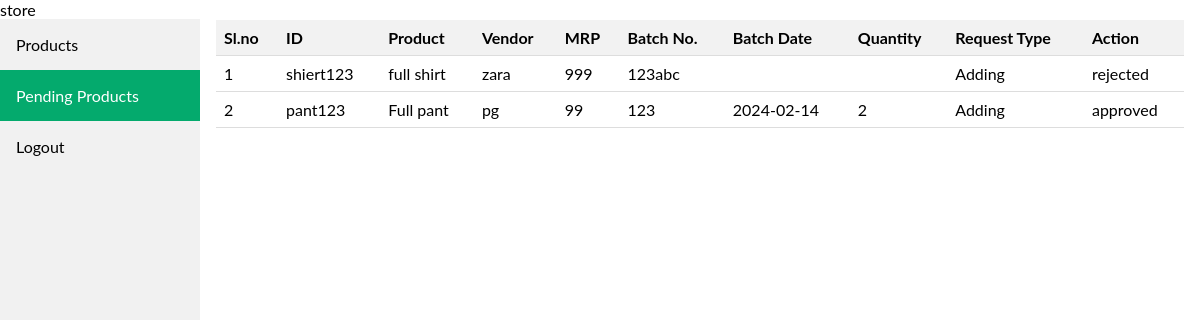
/pending (signed in), run on the app's committed database.
### apps/models.py (models this page shows, shortened)
class Role(models.Model):
    name = models.CharField(max_length=50)

class RequestRecord(models.Model):
    requested_user=models.ForeignKey(User, on_delete=models.CASCADE)
    payload=models.CharField(max_length=255)
    request_status=models.CharField(blank=True,max_length=10, choices=(('approved', 'Approved'),('pending','Pending'),('reject','Reject')))
    action=models.CharField(blank=True,max_length=10, choices=(('edit', 'Edit'),('delete','Delete'),('add','Add')))

### apps/views.py (the view)
# urls.py: path('pending',views.PendingProducts,name='pending'),
def PendingProducts(request):
    try:
        if request.user.userprofile.roles.filter(Q(name='store') | Q(name='dprt')).exists():
            requestedData=RequestRecord.objects.all().order_by('-id')
            payloadData = [{'id':data.id,'product': json.loads(data.payload), 'action': data.action, 'status': data.request_status} for data in requestedData]
            context={
                'product': payloadData
            }
            return render(request,'pending.html',context=context)
        else:
            return HttpResponse("You don't have permission to perform this action.")
    except Exception as e:
        print(e)
        messages.error(request, "Server Error!")
        return redirect("pending")

### templates/pending.html (shortened to what this page needs)
{% extends 'index.html' %}
{% load static%}
{% block content %}
<!DOCTYPE html>
<html lang="en">
<head>
  <link href="{% static 'pending.css' %}" rel="stylesheet">
</head>
<body>
  {% for role in request.user.userprofile.roles.all %}
  <div>
    <table>
      <thead>
        <tr>
          <th>Sl.no</th>
          <th>ID</th>
          <th>Product</th>
          <th>Vendor</th>
          <th>MRP</th>
          <th>Batch No.</th>
          <th>Batch Date</th>
          <th>Quantity</th>
          <th>Request Type</th>
          <th>Action</th>
        </tr>
      </thead>
      {%for each in product %}
      <tbody>
        <tr>
          <td>{{ forloop.counter }}</td>
          <td>{{each.product.product_id}}</td>
          <td>{{each.product.product_name}}</td>
          <td>{{each.product.vendor}}</td>
          <td>{{each.product.mrp}}</td>
          <td>{{each.product.batch_number}}</td>
          <td>{{each.product.batch_date}}</td>
          <td>{{each.product.quantity}}</td>
          <td>{{each.action}}</td>
          {% if role.name == 'store' %}
          <td>
            {% if each.status == 'pending' %}
            <span>
              <button onclick="approval('{{each.id}}')">Approve</button>
              <button onclick="reject('{{each.id}}')">Reject</button>
            </span>
            {% else %}
            {{each.status}}
            {% endif %}
          </td>
          {% else %}
          <td>
            {{ each.status }}
          </td>
          {% endif %}
        </tr>
      </tbody>
      {%endfor%}
    </table>
  </div>
  {% endfor %}
</body>
</html>
{% endblock %}

### templates/index.html (shortened to what this page needs)
{% load static %}
<!DOCTYPE html>
<html>
<head>
  <head>
    <link href="{% static 'index.css' %}" rel="stylesheet">
  </head>
<body>
  <header>
    {{request.user}}
  </header>
  <div class="sidebar">
    {% if request.path == '/productList' %}
    <a class="active" href="productList">Products</a>
    {% else %}
    <a href="productList">Products</a>
    {% endif %}
    {% if request.path == '/pending' %}
    <a class="active" href="pending">Pending Products</a>
    {% else %}
    <a href="pending">Pending Products</a>
    {% endif %}
    <a href="logout">Logout</a>
  </div>
  <div class="content">
    {% block content %}{% endblock %}
  </div>
</body>
</html>

### static/index.css (style rules this page uses)
body { margin: 0; font-family: "Lato", sans-serif; }
.sidebar { margin: 0; padding: 0; width: 200px; background-color: #f1f1f1; position: fixed; height: 100%; overflow: auto; }
.sidebar a { display: block; color: black; padding: 16px; text-decoration: none; }
.sidebar a.active { background-color: #04AA6D; color: white; }
div.content { margin-left: 200px; padding: 1px 16px; height: 1000px; }

### static/pending.css (style rules this page uses)
table { width: 100%; border-collapse: collapse; }
th, td { padding: 8px; text-align: left; border-bottom: 1px solid #ddd; }
th { background-color: #f2f2f2; }

### data on the page
Role: product.product_id "shiert123" "pant123", product.product_name "full shirt" "Full pant", product.vendor "zara" "pg", product.mrp "999" "99", product.batch_number "123abc" "123", product.batch_date "2024-02-14", product.quantity "2"
RequestRecord: action "Adding", status "rejected"
RequestRecord: action "Adding", status "approved"

### other printed values
{{ request.user }} "store"
